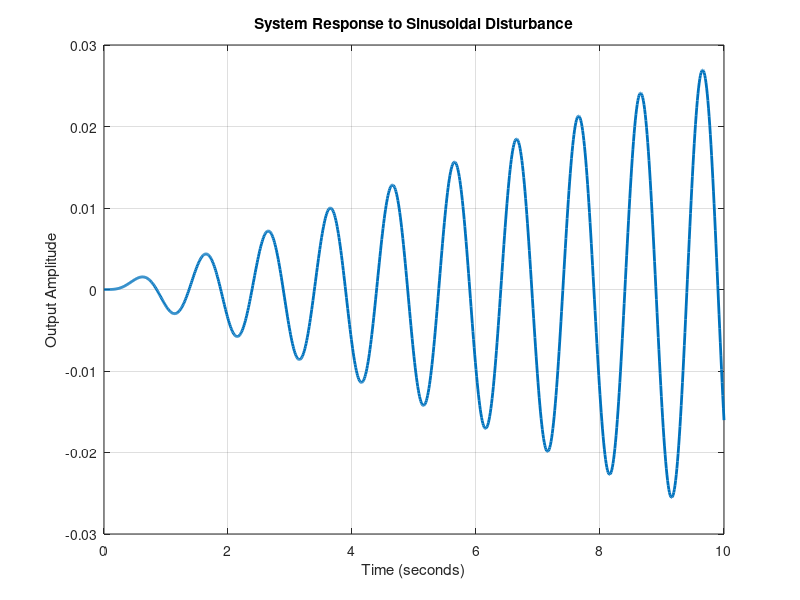

The MATLAB source for this figure: (Note: this script raises an error after producing the figure.)
% System Parameters (Numeric Substitution)
A = 1;              % Cross-sectional area of the tank (m^2)
k_out = 2;          % Outflow constant (m/s)

s = tf('s');
G = 1 / (A * s + k_out); % Open-loop transfer function

zeta = 0.69;        % Damping ratio for 5% overshoot
Ts = 0.90;          % Settling time (seconds)
omega_n = 4 / (zeta * Ts); % Natural frequency
disp(['Natural Frequency (omega_n): ', num2str(omega_n), ' rad/s']);

% Lead Compensator Parameters
alpha = 2;          % Lead compensator alpha (greater than 1)
tau = 1 / omega_n;  % Time constant (approx.)

% Lead Compensator Transfer Function
C = (tau * s + 1) / (alpha * tau * s + 1);

% Open-Loop Transfer Function with Compensator
G_c = C * G;

% Closed-Loop Transfer Function
K = 7; % Adjusted gain
T = feedback(K * G_c, 1); % Closed-loop transfer function (feedback)

% Sinusoidal Disturbance in Laplace Domain
f = 1; % Frequency of disturbance (Hz)
Disturbance = 0.01 * (2 * pi * f) / (s^2 + (2 * pi * f)^2); % Laplace domain representation

% Output response to disturbance
Disturbed_Output = T * Disturbance;

% Simulate the disturbance response
t = 0:0.01:10; % Time vector
[y_disturbance, t_disturbance] = lsim(Disturbed_Output, sin(2 * pi * f * t), t); % Response to disturbance

% Plot the disturbance response
figure;
plot(t_disturbance, y_disturbance, 'LineWidth', 2); % Plot disturbance response

% Formatting
title('System Response to Sinusoidal Disturbance');
xlabel('Time (seconds)');
ylabel('Output Amplitude');
grid on;

% Analyze Step Response with Disturbance
disp('Performance with Sinusoidal Disturbance:');
step_info_disturbed = stepinfo(Disturbed_Output);
disp(step_info_disturbed);